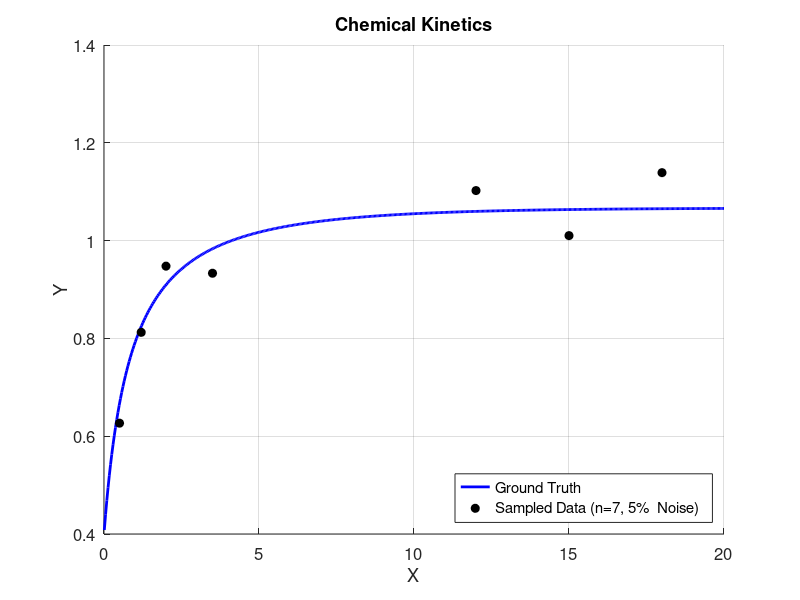

The MATLAB source for this figure:
% GP Research Project: Chemical Kinetics Equation Sampling
clear; clc; close all;

%% 1. Define Realistic Parameters 
% Reaction: A + B <-> C
k_f = 0.3;      % Forward rate constant (L / mol*s)
k_r = 0.05;     % Reverse rate constant (1 / s)
A0  = 1.0;      % Initial concentration of Reactant A (mol/L)
B0  = 1.0;      % Initial concentration of Reactant B (mol/L)
C_offset = 0.4;

x_max = 20;

% Equilibrium Product Concentration (Asymptote)
% For A0 = B0, the steady state C_eq solves: k_f*(A0-C)^2 = k_r*C
% Beta represents the characteristic rate cluster for the approach to equilibrium

beta = sqrt(k_r^2 + 4*k_f*k_r*A0); 
C_eq = ((2*k_f*A0 + k_r) - sqrt((2*k_f*A0 + k_r)^2 - 4*k_f^2*A0^2)) / (2*k_f);

% Analytical Solution for Product Concentration [C](t)
rxn_func = @(t) C_offset + C_eq * (1 - exp(-beta * t)) ./ (1 - (C_eq * k_f / beta) * exp(-beta * t));
%% 2. Generate Ground Truth Curve
x_grid = linspace(0.01, x_max, 500); % Continuous concentration range
y_true = rxn_func(x_grid);

%% 3. Random Sampling with Noise 
n_samples = 12;                   
noise_level = 0.05;               % Gaussian Noise

% Uncomment the line below to sample concentration points randomly across the domain 
%x_train = sort(x_max * rand(1, n_samples)); 

% Uncomment the line below to sample point uniformly acros domain
%x_train = linspace(0, x_max, n_samples);

% Uncommnet the two lines below to sample points at specific locations across domain
x_train = [0.5, 1.2, 2.0, 3.5, 12.0, 15.0, 18.0];
n_samples = length(x_train);    % Automatically update sample count

% Calculate true response at sampled points and add relative noise
y_clean = rxn_func(x_train);
%y_train = y_clean + noise_level * randn(size(y_clean)); % Absolute noise
y_train = y_clean + noise_level * max(y_true) * randn(size(y_clean));

%% 4. Visualization
figure('Color', 'w', 'Position', [100, 100, 800, 500]);
hold on; grid on;

% Plot continuous solution curve 
plot(x_grid, y_true, 'b-', 'LineWidth', 2, 'DisplayName', 'Ground Truth');

% Plot sampled noisy points
plot(x_train, y_train, 'ko', 'MarkerFaceColor', 'k', 'MarkerSize', 6, ...
    'DisplayName', sprintf('Sampled Data (n=%d, %g%%  Noise)', n_samples, noise_level*100));

% Labels and Formatting
xlabel('X');
ylabel('Y');
title('Chemical Kinetics');
legend('Location', 'southeast');
set(gca, 'FontSize', 12);

%fprintf('Simulation complete. n=%d samples generated.\n', n_samples);
